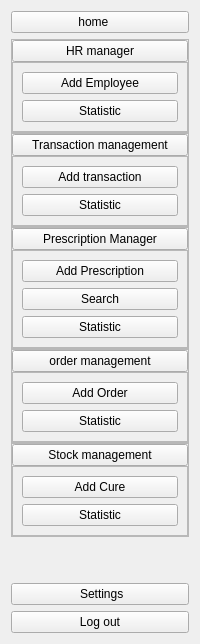
      <widget class="QWidget" name="icon_names_text_widget" native="true">
       <layout class="QVBoxLayout" name="verticalLayout_16">
        <item>
         <widget class="QPushButton" name="p9">
          <property name="maximumSize">
           <size>
            <width>16777215</width>
            <height>16777213</height>
           </size>
          </property>
          <property name="text">
           <string>home    </string>
          </property>
          <property name="icon">
           <iconset resource="resource.qrc">
            <normaloff>:/img/img/home.svg</normaloff>:/img/img/home.svg</iconset>
          </property>
         </widget>
        </item>
        <item>
         <layout class="QVBoxLayout" name="verticalLayout_9">
          <property name="spacing">
           <number>0</number>
          </property>
          <item>
           <widget class="QFrame" name="RH">
            <property name="frameShape">
             <enum>QFrame::StyledPanel</enum>
            </property>
            <property name="frameShadow">
             <enum>QFrame::Raised</enum>
            </property>
            <layout class="QVBoxLayout" name="verticalLayout_5">
             <property name="spacing">
              <number>0</number>
             </property>
             <property name="leftMargin">
              <number>0</number>
             </property>
             <property name="topMargin">
              <number>0</number>
             </property>
             <property name="rightMargin">
              <number>0</number>
             </property>
             <property name="bottomMargin">
              <number>0</number>
             </property>
             <item>
              <widget class="QPushButton" name="p14">
               <property name="text">
                <string>HR manager</string>
               </property>
               <property name="icon">
                <iconset resource="resource.qrc">
                 <normaloff>:/img/img/slack.svg</normaloff>:/img/img/slack.svg</iconset>
               </property>
               <property name="checkable">
                <bool>true</bool>
               </property>
              </widget>
             </item>
             <item>
              <widget class="QFrame" name="frame_rh">
               <property name="frameShape">
                <enum>QFrame::StyledPanel</enum>
               </property>
               <property name="frameShadow">
                <enum>QFrame::Raised</enum>
               </property>
               <layout class="QVBoxLayout" name="verticalLayout">
                <item>
                 <widget class="QPushButton" name="pushButton_8">
                  <property name="text">
                   <string>Add Employee</string>
                  </property>
                  <property name="checkable">
                   <bool>true</bool>
                  </property>
                 </widget>
                </item>
                <item>
                 <widget class="QPushButton" name="pushButton_10">
                  <property name="text">
                   <string>Statistic</string>
                  </property>
                  <property name="checkable">
                   <bool>true</bool>
                  </property>
                 </widget>
                </item>
               </layout>
              </widget>
             </item>
            </layout>
           </widget>
          </item>
          <item>
           <widget class="QFrame" name="SL">
            <property name="frameShape">
             <enum>QFrame::StyledPanel</enum>
            </property>
            <property name="frameShadow">
             <enum>QFrame::Raised</enum>
            </property>
            <layout class="QVBoxLayout" name="verticalLayout_6">
             <property name="spacing">
              <number>0</number>
             </property>
             <property name="leftMargin">
              <number>0</number>
             </property>
             <property name="topMargin">
              <number>0</number>
             </property>
             <property name="rightMargin">
              <number>0</number>
             </property>
             <property name="bottomMargin">
              <number>0</number>
             </property>
             <item>
              <widget class="QPushButton" name="p11">
               <property name="text">
                <string>Transaction management</string>
               </property>
               <property name="icon">
                <iconset resource="resource.qrc">
                 <normaloff>:/img/img/shopping-bag.svg</normaloff>:/img/img/shopping-bag.svg</iconset>
               </property>
               <property name="checkable">
                <bool>true</bool>
               </property>
              </widget>
             </item>
             <item>
              <widget class="QFrame" name="frame_sales">
               <property name="frameShape">
                <enum>QFrame::StyledPanel</enum>
               </property>
               <property name="frameShadow">
                <enum>QFrame::Raised</enum>
               </property>
               <layout class="QVBoxLayout" name="verticalLayout_2">
                <item>
                 <widget class="QPushButton" name="pushButton_12">
                  <property name="text">
                   <string>Add transaction</string>
                  </property>
                  <property name="checkable">
                   <bool>true</bool>
                  </property>
                 </widget>
                </item>
                <item>
                 <widget class="QPushButton" name="pushButton_14">
                  <property name="text">
                   <string>Statistic</string>
                  </property>
                  <property name="checkable">
                   <bool>true</bool>
                  </property>
                 </widget>
                </item>
               </layout>
              </widget>
             </item>
            </layout>
           </widget>
          </item>
          <item>
           <widget class="QFrame" name="frame_9">
            <property name="frameShape">
             <enum>QFrame::StyledPanel</enum>
            </property>
            <property name="frameShadow">
             <enum>QFrame::Raised</enum>
            </property>
            <layout class="QVBoxLayout" name="verticalLayout_10">
             <property name="spacing">
              <number>0</number>
             </property>
             <property name="leftMargin">
              <number>0</number>
             </property>
             <property name="topMargin">
              <number>0</number>
             </property>
             <property name="rightMargin">
              <number>0</number>
             </property>
             <property name="bottomMargin">
              <number>0</number>
             </property>
             <item>
              <widget class="QPushButton" name="pushButton_6">
               <property name="text">
                <string>Prescription Manager</string>
               </property>
               <property name="icon">
                <iconset resource="resource.qrc">
                 <normaloff>:/img/img/heart.svg</normaloff>:/img/img/heart.svg</iconset>
               </property>
               <property name="checkable">
                <bool>true</bool>
               </property>
              </widget>
             </item>
             <item>
              <widget class="QFrame" name="frame_ord_2">
               <property name="frameShape">
                <enum>QFrame::StyledPanel</enum>
               </property>
               <property name="frameShadow">
                <enum>QFrame::Raised</enum>
               </property>
               <layout class="QVBoxLayout" name="verticalLayout_11">
                <item>
                 <widget class="QPushButton" name="pushButton_35">
                  <property name="text">
                   <string>Add Prescription</string>
                  </property>
                  <property name="checkable">
                   <bool>true</bool>
                  </property>
                 </widget>
                </item>
                <item>
                 <widget class="QPushButton" name="pushButton_36">
                  <property name="text">
                   <string>Search</string>
                  </property>
                  <property name="checkable">
                   <bool>true</bool>
                  </property>
                 </widget>
                </item>
                <item>
                 <widget class="QPushButton" name="pushButton_37">
                  <property name="text">
                   <string>Statistic</string>
                  </property>
                  <property name="checkable">
                   <bool>true</bool>
                  </property>
                 </widget>
                </item>
               </layout>
              </widget>
             </item>
            </layout>
           </widget>
          </item>
          <item>
           <widget class="QFrame" name="SK">
            <property name="frameShape">
             <enum>QFrame::StyledPanel</enum>
            </property>
            <property name="frameShadow">
             <enum>QFrame::Raised</enum>
            </property>
            <layout class="QVBoxLayout" name="verticalLayout_7">
             <property name="spacing">
              <number>0</number>
             </property>
             <property name="leftMargin">
              <number>0</number>
             </property>
             <property name="topMargin">
              <number>0</number>
             </property>
             <property name="rightMargin">
              <number>0</number>
             </property>
             <property name="bottomMargin">
              <number>0</number>
             </property>
             <item>
              <widget class="QPushButton" name="p13">
               <property name="text">
                <string>order management</string>
               </property>
               <property name="icon">
                <iconset resource="resource.qrc">
                 <normaloff>:/img/img/mail.svg</normaloff>:/img/img/mail.svg</iconset>
               </property>
               <property name="iconSize">
                <size>
                 <width>50</width>
                 <height>20</height>
                </size>
               </property>
               <property name="checkable">
                <bool>true</bool>
               </property>
              </widget>
             </item>
             <item>
              <widget class="QFrame" name="frame_stc">
               <property name="frameShape">
                <enum>QFrame::StyledPanel</enum>
               </property>
               <property name="frameShadow">
                <enum>QFrame::Raised</enum>
               </property>
               <layout class="QVBoxLayout" name="verticalLayout_3">
                <item>
                 <widget class="QPushButton" name="pushButton_25">
                  <property name="text">
                   <string>Add Order</string>
                  </property>
                  <property name="checkable">
                   <bool>true</bool>
                  </property>
                 </widget>
                </item>
                <item>
                 <widget class="QPushButton" name="pushButton_24">
                  <property name="text">
                   <string>Statistic</string>
                  </property>
                  <property name="checkable">
                   <bool>true</bool>
                  </property>
                 </widget>
                </item>
               </layout>
              </widget>
             </item>
            </layout>
           </widget>
          </item>
          <item>
           <widget class="QFrame" name="frame_8">
            <property name="frameShape">
             <enum>QFrame::StyledPanel</enum>
            </property>
            <property name="frameShadow">
             <enum>QFrame::Raised</enum>
            </property>
            <layout class="QVBoxLayout" name="verticalLayout_8">
             <property name="spacing">
              <number>0</number>
             </property>
             <property name="leftMargin">
              <number>0</number>
             </property>
             <property name="topMargin">
              <number>0</number>
             </property>
             <property name="rightMargin">
              <number>0</number>
             </property>
             <property name="bottomMargin">
              <number>0</number>
             </property>
             <item>
              <widget class="QPushButton" name="p10">
               <property name="text">
                <string>Stock management</string>
               </property>
               <property name="icon">
                <iconset resource="resource.qrc">
                 <normaloff>:/img/img/layers.svg</normaloff>:/img/img/layers.svg</iconset>
               </property>
               <property name="checkable">
                <bool>true</bool>
               </property>
              </widget>
             </item>
             <item>
              <widget class="QFrame" name="frame_ord">
               <property name="frameShape">
                <enum>QFrame::StyledPanel</enum>
               </property>
               <property name="frameShadow">
                <enum>QFrame::Raised</enum>
               </property>
               <layout class="QVBoxLayout" name="verticalLayout_4">
                <item>
                 <widget class="QPushButton" name="pushButton_27">
                  <property name="text">
                   <string>Add Cure</string>
                  </property>
                  <property name="checkable">
                   <bool>true</bool>
                  </property>
                 </widget>
                </item>
                <item>
                 <widget class="QPushButton" name="pushButton_28">
                  <property name="text">
                   <string>Statistic</string>
                  </property>
                  <property name="checkable">
                   <bool>true</bool>
                  </property>
                 </widget>
                </item>
               </layout>
              </widget>
             </item>
            </layout>
           </widget>
          </item>
         </layout>
        </item>
        <item>
         <layout class="QVBoxLayout" name="verticalLayout_12">
          <item>
           <spacer name="verticalSpacer">
            <property name="orientation">
             <enum>Qt::Vertical</enum>
            </property>
            <property name="sizeHint" stdset="0">
             <size>
              <width>20</width>
              <height>40</height>
             </size>
            </property>
           </spacer>
          </item>
          <item>
           <widget class="QPushButton" name="p15">
            <property name="text">
             <string> Settings</string>
            </property>
            <property name="icon">
             <iconset resource="resource.qrc">
              <normaloff>:/img/img/settings.svg</normaloff>:/img/img/settings.svg</iconset>
            </property>
            <property name="checkable">
             <bool>true</bool>
            </property>
            <property name="autoExclusive">
             <bool>false</bool>
            </property>
           </widget>
          </item>
          <item>
           <widget class="QPushButton" name="p16">
            <property name="text">
             <string>Log out</string>
            </property>
            <property name="icon">
             <iconset resource="resource.qrc">
              <normaloff>:/img/img/log-out.svg</normaloff>:/img/img/log-out.svg</iconset>
            </property>
            <property name="checkable">
             <bool>true</bool>
            </property>
            <property name="autoExclusive">
             <bool>false</bool>
            </property>
           </widget>
          </item>
         </layout>
        </item>
       </layout>
      </widget>
